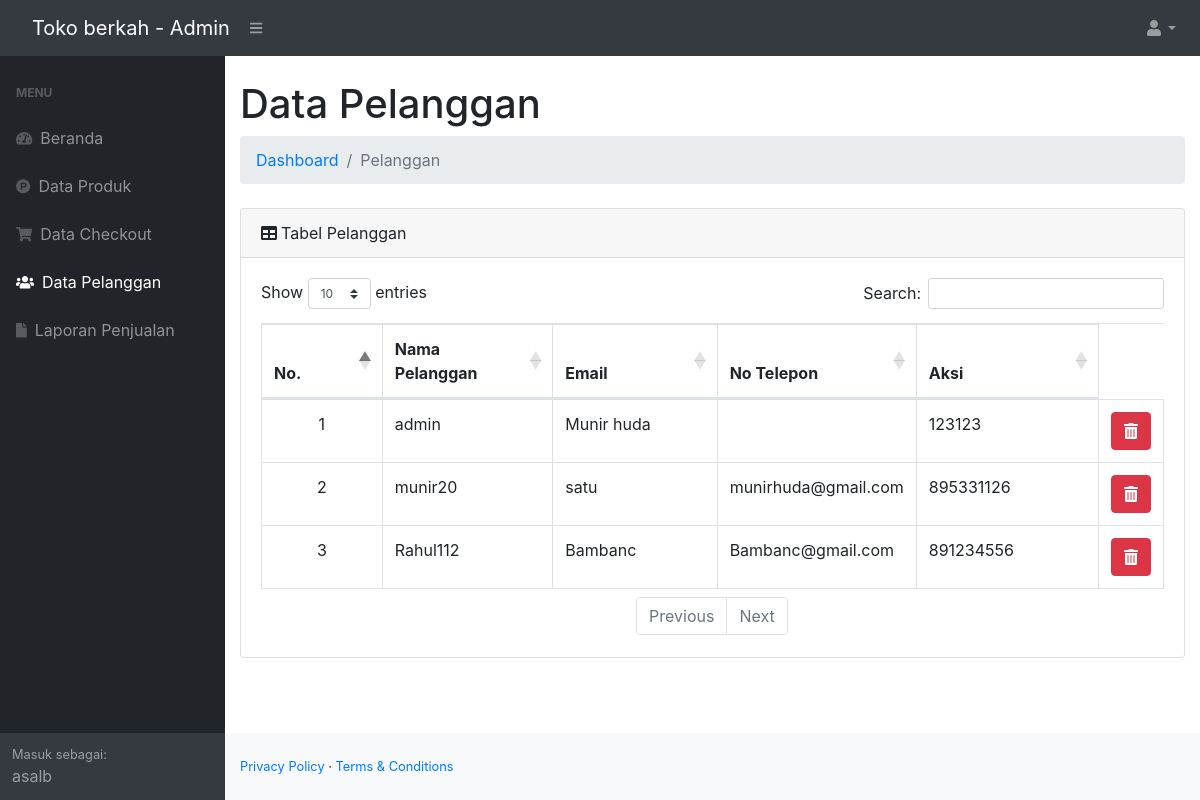
/admin/dist/index.php?halaman=pelanggan (signed in), run on the app's committed database.
### tables this page shows
CREATE TABLE `pelanggan` (
  `id_pelanggan` int(11) NOT NULL,
  `Nama` varchar(30) NOT NULL,
  `username` char(10) NOT NULL,
  `password` varchar(20) NOT NULL,
  `no_hp` int(20) NOT NULL,
  `email` varchar(100) NOT NULL,
  `alamat` text NOT NULL
);

### admin/dist/functions.php (called while the page is built, shortened)
<?php
$conn = mysqli_connect("localhost", "id21580214_vollerei", "Lamongan_02", "id21580214_mydb");
function query($query)
{
    global $conn;
    $result = mysqli_query($conn, $query);
    $rows = [];
    while ($row = mysqli_fetch_assoc($result)) {
        $rows[] = $row;
    }
    return $rows;
}

### admin/dist/pelanggan.php (the view, shortened to what this page needs)
<?php
$dataPelanggan = query("SELECT * FROM pelanggan");
?>
<html lang="en">
<head>
</head>
<body>
<div class="container-fluid">
                        <h1 class="mt-4">Data Pelanggan</h1>
                        <ol class="breadcrumb mb-4">
                            <li class="breadcrumb-item"><a href="index.php">Dashboard</a></li>
                            <li class="breadcrumb-item active">Pelanggan</li>
                        </ol>
                        <div class="card mb-4">
                            <div class="card-header">
                                Tabel Pelanggan
                            </div>
                            <div class="card-body">
                                <div class="table-responsive">
                                    <div id="offline_wrapper" class="dataTables_wrapper dt-bootstrap4 no-footer">
                                        <div class="row">
                                            <div class="col-sm-12 col-md-6">
                                                <div class="dataTables_length" id="offline_length"><label>Show <select
                                                            name="offline_length" aria-controls="offline"
                                                            class="custom-select custom-select-sm form-control form-control-sm">
                                                            <option value="10">10</option>
                                                        </select> entries</label></div>
                                            </div>
                                            <div class="col-sm-12 col-md-6">
                                                <div id="offline_filter" class="dataTables_filter"><label>Search:<input
                                                            type="search" class="form-control form-control-sm"
                                                            placeholder="" aria-controls="offline"></label></div>
                                            </div>
                                        </div>
                                        <div class="row">
                                            <div class="col-sm-12">
                                                <table class="table table-bordered dataTable no-footer" id="offline"
                                                    role="grid" aria-describedby="offline_info" style="width: 100%;"
                                                    width="100%" cellspacing="0">
                                                    <thead>
                                                        <tr class="text-center" role="row">
                                                            <th class="sorting_asc" tabindex="0" aria-controls="offline"
                                                                rowspan="1" colspan="1" style="width: 99px;"
                                                                aria-sort="ascending"
                                                                aria-label="No: activate to sort column descending">No.
                                                            </th>
                                                            <th class="sorting" tabindex="0" aria-controls="offline"
                                                                rowspan="1" colspan="1" style="width: 147px;"
                                                                aria-label="Nama: activate to sort column ascending">
                                                                Nama Pelanggan</th>
                                                            <th class="sorting" tabindex="0" aria-controls="offline"
                                                                rowspan="1" colspan="1" style="width: 147px;"
                                                                aria-label="Nama: activate to sort column ascending">
                                                                Email</th>
                                                            <th class="sorting" tabindex="0" aria-controls="offline"
                                                                rowspan="1" colspan="1" style="width: 111px;"
                                                                aria-label="NIK: activate to sort column ascending">No Telepon
                                                            </th>
                                                            <th class="sorting" tabindex="0" aria-controls="offline"
                                                                rowspan="1" colspan="1" style="width: 166px;"
                                                                aria-label="No. HP: activate to sort column ascending">
                                                                Aksi</th>
                                                        </tr>
                                                    </thead>
                                            <tbody>
                                            <?php $nomor=1; ?>
                                            <?php foreach ($dataPelanggan as $pelanggan) :?>
                                                <tr>
                                                    <td class="text-center"><?= $nomor; ?></td>
                                                    <td><?= $pelanggan['username'];?></td>
                                                    <td><?= $pelanggan['Nama'];?></td>
                                                    <td><?= $pelanggan['email']; ?></td>
                                                    <td><?= $pelanggan['no_hp']; ?></td>
                                                    <td class="text-center">
                                                        <a href="hapus-pelanggan.php?id_pelanggan=<?= $pelanggan['id_pelanggan']; ?>" class="btn-danger btn"> <i class="fa fa-trash-alt"></i> </a>
                                                    </td>
                                                </tr>
                                                <?php $nomor++; ?>
                                            <?php endforeach; ?>
                                            </tbody>
                                                </table>
                                            </div>
                                        </div>
                                        <div class="row">
                                            <div class="col-sm-12 col-md-7">
                                                <div class="dataTables_paginate paging_simple_numbers"
                                                    id="offline_paginate">
                                                    <ul class="pagination">
                                                        <li class="paginate_button page-item previous disabled"
                                                            id="offline_previous"><a href="#" aria-controls="offline"
                                                                data-dt-idx="0" tabindex="0"
                                                                class="page-link">Previous</a></li>
                                                        <li class="paginate_button page-item next disabled"
                                                            id="offline_next"><a href="#" aria-controls="offline"
                                                                data-dt-idx="1" tabindex="0" class="page-link">Next</a>
                                                        </li>
                                                    </ul>
                                                </div>
                                            </div>
                                        </div>
                                    </div>
                                </div>
                            </div>
                        </div>
</body>
</html>

### data on the page
pelanggan: username "admin", Nama "Munir huda", no_hp "123123"
pelanggan: username "munir20", Nama "satu", email "munirhuda@gmail.com", no_hp "895331126"
pelanggan: username "Rahul112", Nama "Bambanc", email "Bambanc@gmail.com", no_hp "891234556"

### other printed values
$nama[$i] "a"
$nama[$i] "s"
$nama[$i] "l"
$nama[$i] "b"
